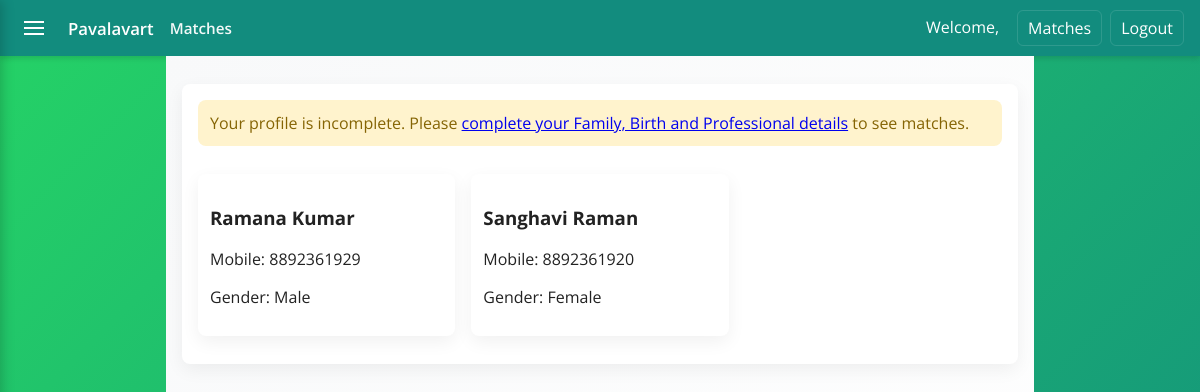
/matches/ (signed in), run on an earlier commit of the app's database.
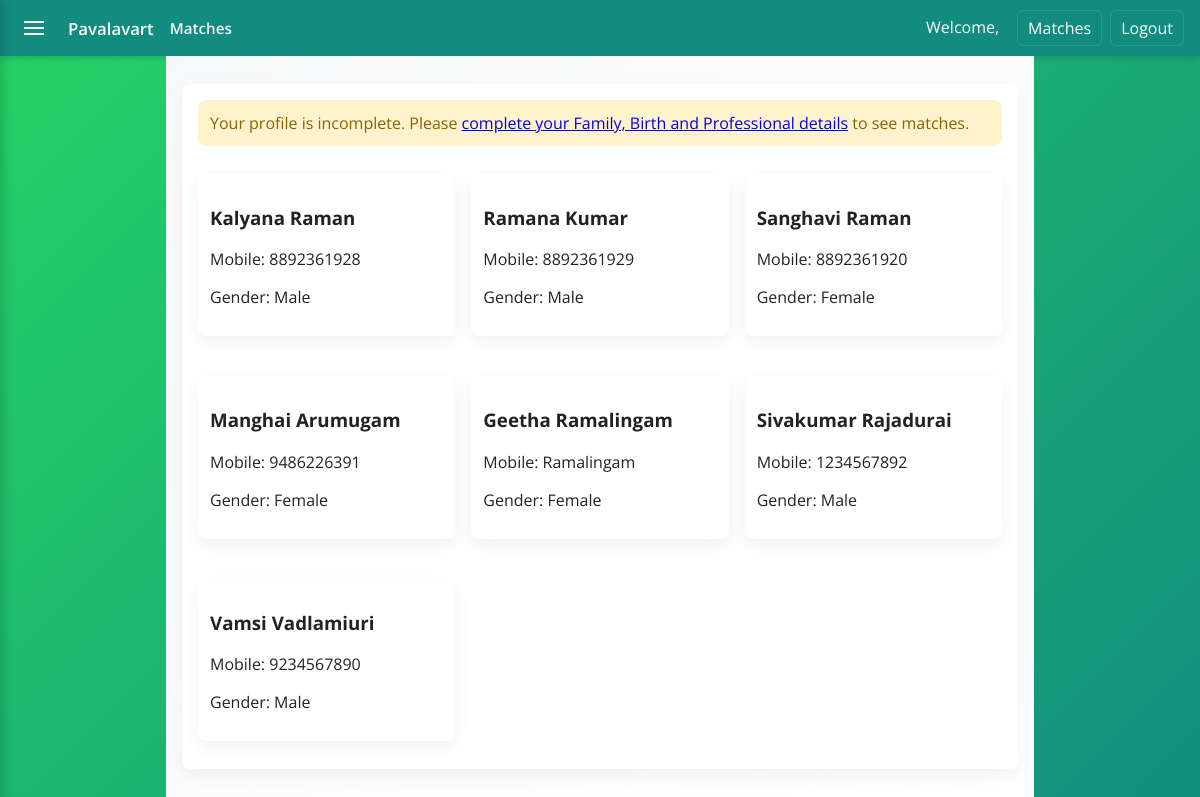
And on a later commit of the database.
### alliance/models.py (models this page shows, shortened)
class MemberProfile(models.Model):
    GENDER_CHOICES = [
        ('M', 'Male'),
        ('F', 'Female'),
        ('O', 'Other'),
    ]
    user = models.OneToOneField(User, on_delete=models.CASCADE, related_name='profile')
    mobile = models.CharField(max_length=15, unique=True)
    gender = models.CharField(max_length=1, choices=GENDER_CHOICES, default='O')
    created_at = models.DateTimeField(auto_now_add=True)

### alliance/views.py (the view)
# urls.py: path('matches/', views.matches, name='matches'),
@login_required
def matches(request):
    try:
        profile = request.user.profile
        my_gender = profile.gender
    except MemberProfile.DoesNotExist:
        my_gender = None
    if my_gender == 'M':
        target_gender = 'F'
    elif my_gender == 'F':
        target_gender = 'M'
    else:
        target_gender = None
    def is_profile_complete(p: MemberProfile):
        try:
            fd = p.family_detail
            bd = p.birth_detail
            pd = p.professional_detail
        except (FamilyDetail.DoesNotExist, BirthDetail.DoesNotExist, ProfessionalDetail.DoesNotExist):
            return False
        family_filled = any([fd.father_name, fd.mother_name, fd.siblings, fd.caste_id, fd.koottam_id, fd.kula_deity])
        birth_filled = any([bd.date_of_birth, bd.time_of_birth, bd.place_of_birth, bd.rasi_id, bd.star_id])
        prof_filled = any([pd.education_id, pd.profession_id, pd.monthly_income])
        return family_filled and birth_filled and prof_filled
    try:
        me_profile = request.user.profile
        me_complete = is_profile_complete(me_profile)
    except MemberProfile.DoesNotExist:
        me_profile = None
        me_complete = False
    qs = MemberProfile.objects.exclude(user=request.user)
    if target_gender:
        qs = qs.filter(gender=target_gender)
    profiles = [p for p in qs if is_profile_complete(p)]
    return render(request, 'main/matches.html', {'profiles': profiles, 'me_complete': me_complete})

### alliance/templates/main/matches.html (shortened to what this page needs)
{% extends 'main/base.html' %}
{% block page_title %}Matches{% endblock %}
{% block content %}
<div class="container matches-body">
    <div class="card">
        {% if not me_complete %}
            <div style="padding:0.75rem; background:#fff3cd; border-radius:8px; margin-bottom:1rem; color:#856404">
                Your profile is incomplete. Please <a href="{% url 'profile' %}">complete your Family, Birth and Professional details</a> to see matches.
            </div>
        {% endif %}
        <div class="profile-grid">
            {% if profiles %}
                {% for p in profiles %}
                <a href="{% url 'profile_detail' p.pk %}" class="card profile profile-link" style="text-decoration:none; color:inherit; display:block">
                    <h3>{{ p.user.first_name }} {{ p.user.last_name }}</h3>
                    <p>Mobile: {{ p.mobile }}</p>
                    <p>Gender: {{ p.get_gender_display }}</p>
                </a>
                {% endfor %}
            {% else %}
                <div class="card">No matching profiles found.</div>
            {% endif %}
        </div>
    </div>
</div>
{% endblock %}

### alliance/templates/main/base.html (shortened to what this page needs)
<!DOCTYPE html>
<html lang="en">
<head>
</head>
<body>
    <header class="app-bar">
        <div class="left">
            {% if request.user.is_authenticated %}
                <button id="hamburgerBtn" class="hamburger" aria-label="Open menu">
                    <span class="bar"></span>
                </button>
            {% endif %}
            <a href="{% url 'home' %}" class="app-title" style="color:#fff; text-decoration:none">Pavalavart</a>
            <div class="page-title">{% block page_title %}{% endblock %}</div>
        </div>
        <nav class="nav-links">
            {% if request.user.is_authenticated %}
                <span style="display:inline-block; padding:6px 10px">Welcome, {{ request.user.first_name }}</span>
                <a href="{% url 'matches' %}">Matches</a>
                <a href="{% url 'logout' %}">Logout</a>
            {% else %}
                <a href="{% url 'login' %}">Login</a>
                <a href="{% url 'register' %}">Register</a>
            {% endif %}
        </nav>
    </header>
    <main class="container">
        {% block content %}{% endblock %}
    </main>
</body>
</html>

### alliance/templates/main/base.html (style rules this page uses)
html { box-sizing: border-box; }
*, *:before, *:after { box-sizing: inherit; }
body { margin:0; font-family: 'Open Sans', Arial, sans-serif; background: linear-gradient(135deg,#25d366 0%,#128c7e 100%); min-height:100vh; color:#222 }
.app-bar { background: #128c7e; color: #fff; height:56px; display:flex; align-items:center; justify-content:space-between; padding:0 1rem; box-shadow: 0 2px 6px rgba(0,0,0,0.15); }
.app-bar .left { display:flex; align-items:center; gap:1rem }
.app-title { font-weight:600; font-size:1.05rem }
.page-title { font-weight:600; font-size:0.95rem; opacity:0.95 }
.nav-links { display:flex; gap:0.5rem }
.nav-links a { color:#fff; text-decoration:none; padding:6px 10px; border-radius:6px; border:1px solid rgba(255,255,255,0.12) }
.container { max-width:900px; margin:1.25rem auto; padding:0 1rem }
.card { background:#fff; border-radius:10px; padding:1rem; box-shadow:0 6px 18px rgba(0,0,0,0.06) }
.hamburger { width:36px; height:36px; display:flex; align-items:center; justify-content:center; cursor:pointer; border-radius:6px; background:transparent; border:none; color:#fff }
.hamburger .bar { width:20px; height:2px; background:#fff; display:block; position:relative }
.hamburger .bar:before, .hamburger .bar:after { content:''; position:absolute; left:0; right:0; height:2px; background:#fff }
.hamburger .bar:before { top:-6px }
.hamburger .bar:after { top:6px }

### alliance/templates/main/matches.html (style rules this page uses)
.matches-body { font-family: 'Open Sans', Arial, sans-serif; margin:0; padding:1rem; background: linear-gradient(135deg,#f8f9fa 0%,#fff 100%); min-height:100vh }
.container { max-width:900px; margin:0 auto }
.card { background:#fff; padding:1rem; border-radius:8px; box-shadow:0 6px 18px rgba(0,0,0,0.06); margin:0.75rem 0 }
.profile-grid { display:grid; grid-template-columns: repeat(auto-fill,minmax(220px,1fr)); gap:1rem }
.profile { padding:0.75rem }

What changed in the data, as far as the page shows it:
now on this page (row unchanged): MemberProfile: user.first_name "Kalyana", user.last_name "Raman", mobile "8892361928", gender "Male"
added MemberProfile: user.first_name "Manghai", user.last_name "Arumugam", mobile "9486226391", gender "Female"
added MemberProfile: user.first_name "Geetha", user.last_name "Ramalingam", mobile "Ramalingam", gender "Female"
added MemberProfile: user.first_name "Sivakumar", user.last_name "Rajadurai", mobile "1234567892", gender "Male"
added MemberProfile: user.first_name "Vamsi", user.last_name "Vadlamiuri", mobile "9234567890", gender "Male"
